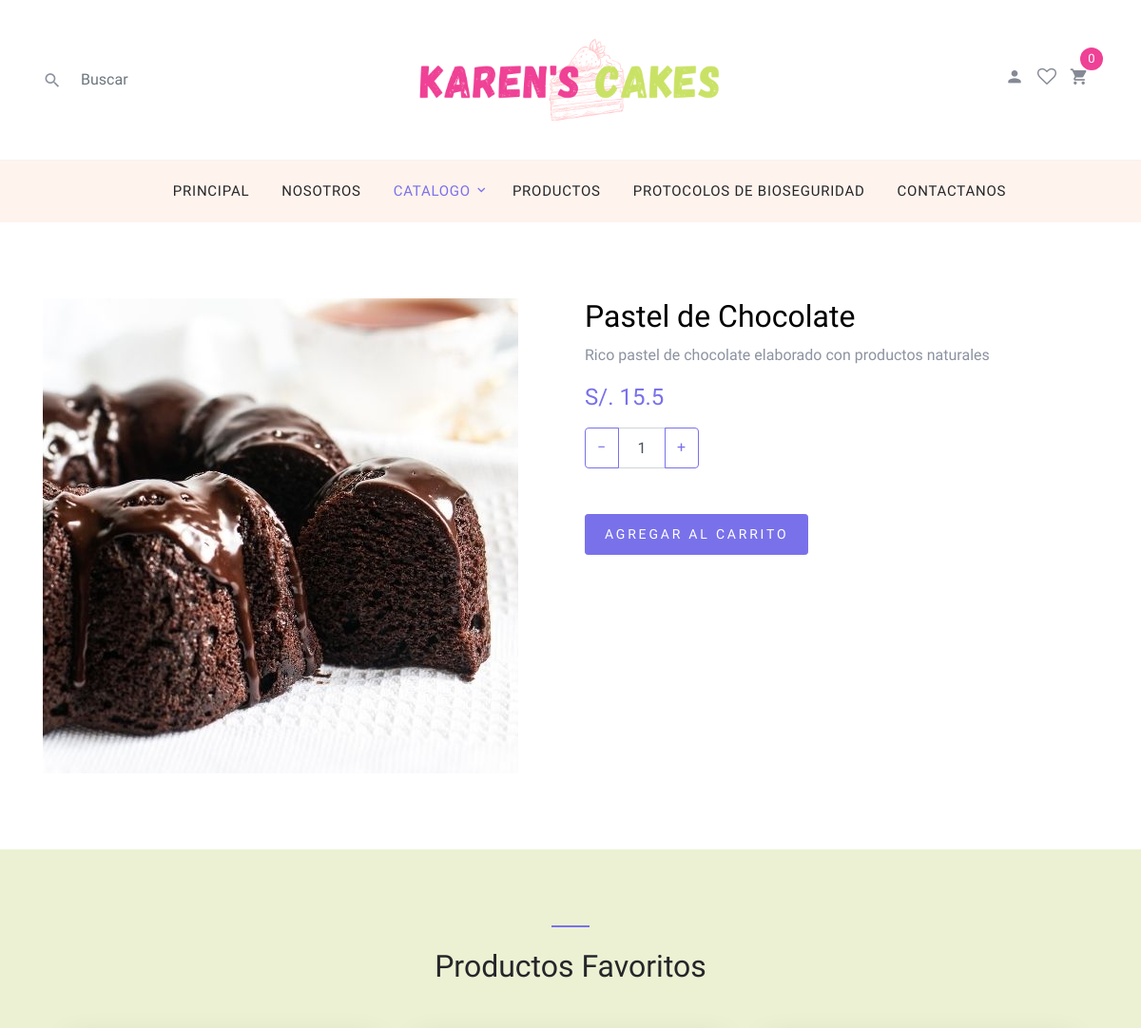
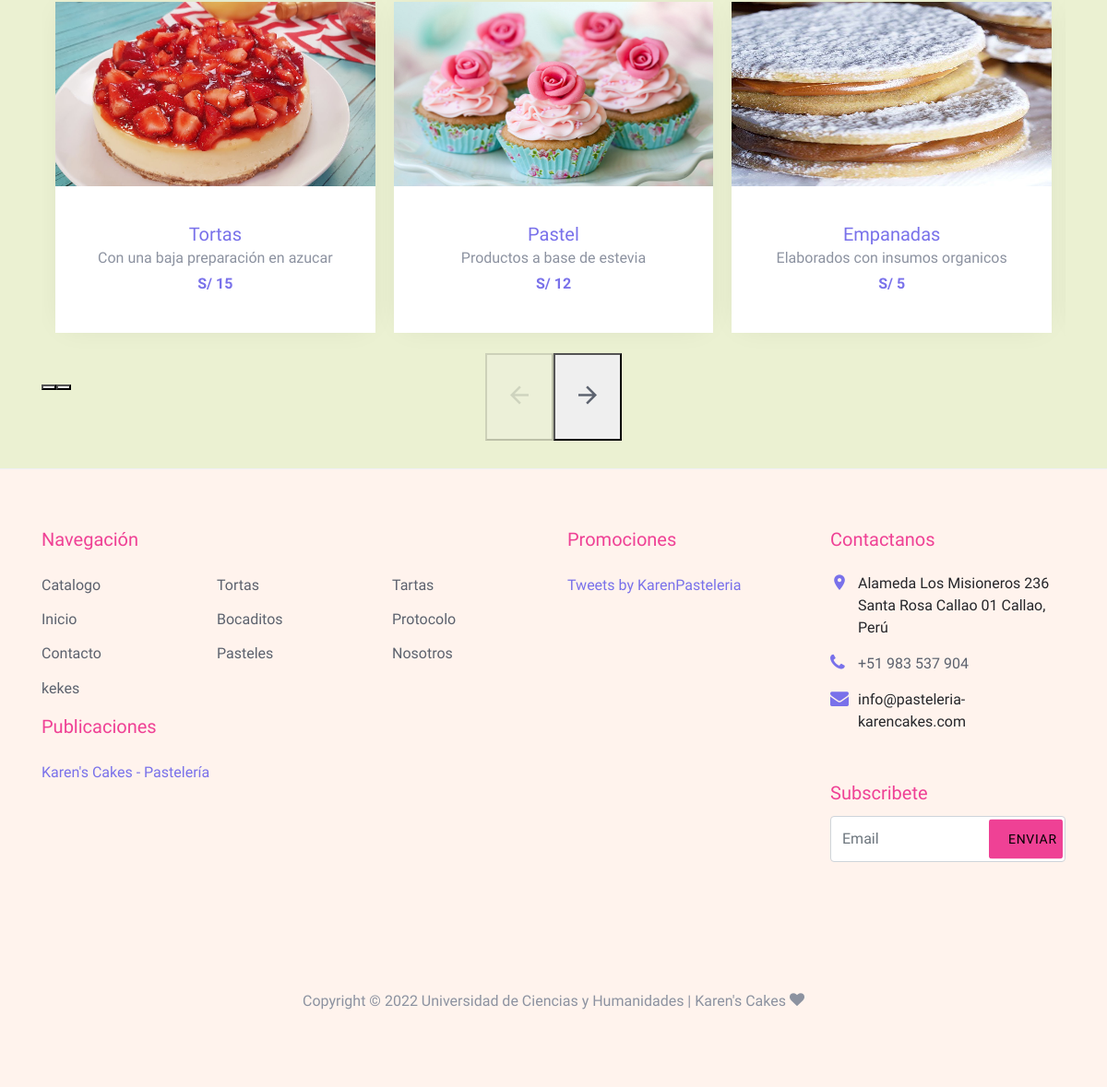
The app's page /shop-single.php?id=144 with its own data (2 pictures, top to bottom).
### tables this page shows
CREATE TABLE `productos` (
  `id` int(11) NOT NULL,
  `nombre` varchar(300) NOT NULL,
  `descripcion` varchar(500) NOT NULL,
  `precio` double NOT NULL,
  `imagen` varchar(200) NOT NULL,
  `inventario` int(11) NOT NULL,
  `id_categoria` int(11) NOT NULL
);

### shop-single.php (the view, shortened to what this page needs)
<?php
  include('./php/conexion.php');
  if( isset($_GET['id'])) {
    $resultado = $conexion ->query("select * from productos where id=".$_GET['id'])or die($conexion->error);
    if(mysqli_num_rows($resultado) > 0 ) {
      $fila = mysqli_fetch_row($resultado);
    } else {
      header("Location: ./index.php");
    }
  }else{
    header("Location: ./index.php");
  }
?>
<!DOCTYPE html>
<html lang="en">
  <head>
    <link rel="stylesheet" href="fonts/icomoon/style.css">
    <link rel="stylesheet" href="css/bootstrap.min.css">
    <link rel="stylesheet" href="css/magnific-popup.css">
    <link rel="stylesheet" href="css/jquery-ui.css">
    <link rel="stylesheet" href="css/owl.carousel.min.css">
    <link rel="stylesheet" href="css/owl.theme.default.min.css">
    <link rel="stylesheet" href="css/aos.css">
    <link rel="stylesheet" href="css/style.css">
  </head>
  <body>
  <?php include("./layouts/header.php"); ?>
  <div class="site-wrap">
    <div class="site-section">
      <div class="container">
        <div class="row">
          <div class="col-md-6">
            <img src="images/<?php echo $fila[4];?>" alt="<?php echo $fila[1];?>" class="img-fluid">
          </div>
          <div class="col-md-6">
            <h2 class="text-black"><?php echo $fila[1];?></h2>
            <p><?php echo $fila[2];?></p>
            <p><strong class="text-primary h4">S/. <?php echo $fila[3];?></strong></p>
            <div class="mb-5">
              <div class="input-group mb-3" style="max-width: 120px;">
              <div class="input-group-prepend">
                <button class="btn btn-outline-primary js-btn-minus" type="button">&minus;</button>
              </div>
              <input type="text" class="form-control text-center" value="1" placeholder="" aria-label="Example text with button addon" aria-describedby="button-addon1">
              <div class="input-group-append">
                <button class="btn btn-outline-primary js-btn-plus" type="button">&plus;</button>
              </div>
            </div>
            </div>
            <p><a href="cart.php?id=<?php echo $fila[0];?>" class="buy-now btn btn-sm btn-primary">Agregar al carrito</a></p>
          </div>
        </div>
      </div>
    </div>
    <div class="site-section block-3 site-blocks-2" style="background:#EBF1D2">
      <div class="container">
        <div class="row justify-content-center">
          <div class="col-md-7 site-section-heading text-center pt-4">
            <h2>Productos Favoritos</h2>
          </div>
        </div>
        <div class="row">
          <div class="col-md-12">
            <div class="nonloop-block-3 owl-carousel">
              <div class="item">
                <div class="block-4 text-center">
                  <figure class="block-4-image">
                    <img src="images/chees1.jpg" alt="Image placeholder" width="500" height="200">
                  </figure>
                  <div class="block-4-text p-4">
                    <h3><a href="#">Tortas</a></h3>
                    <p class="mb-0">Con una baja preparación en azucar</p>
                    <p class="text-primary font-weight-bold">S/ 15</p>
                  </div>
                </div>
              </div>
              <div class="item">
                <div class="block-4 text-center">
                  <figure class="block-4-image">
                    <img src="images/704.jpg" alt="Image placeholder" width="500" height="200">
                  </figure>
                  <div class="block-4-text p-4">
                    <h3><a href="#">Pastel</a></h3>
                    <p class="mb-0">Productos a base de estevia</p>
                    <p class="text-primary font-weight-bold">S/ 12</p>
                  </div>
                </div>
              </div>
              <div class="item">
                <div class="block-4 text-center">
                  <figure class="block-4-image">
                    <img src="images/bocadito1.jpg" alt="Image placeholder" width="500" height="200">
                  </figure>
                  <div class="block-4-text p-4">
                    <h3><a href="#">Empanadas</a></h3>
                    <p class="mb-0">Elaborados con insumos organicos</p>
                    <p class="text-primary font-weight-bold">S/ 5</p>
                  </div>
                </div>
              </div>
            </div>
          </div>
        </div>
      </div>
    </div>
    <?php include("./layouts/footer.php"); ?>
  </div>
  </body>
</html>

### css/style.css (style rules this page uses)
body { line-height: 1.7; color: #8c92a0; font-weight: 300; font-size: 16px; }
a { -webkit-transition: .3s all ease; -o-transition: .3s all ease; transition: .3s all ease; }
.text-black { color: #000; }
.site-wrap:before { -webkit-transition: .3s all ease-in-out; -o-transition: .3s all ease-in-out; transition: .3s all ease-in-out; background: rgba(0, 0, 0, 0.6); content: ""; position: absolute; z-index: 2000; top: 0; left: 0; right: 0; bottom: 0; opacity: 0; visibility: hidden; }
.btn { text-transform: uppercase; position: relative; -webkit-transition: 0.2s all ease-in-out !important; -o-transition: 0.2s all ease-in-out !important; transition: 0.2s all ease-in-out !important; top: 0; letter-spacing: .05em; }
.btn.btn-sm { font-size: 14px !important; padding: 10px 20px !important; }
.btn.btn-primary { font-size: 17px; font-weight: 300; letter-spacing: .2em; }
.form-control { height: 43px; }
.site-section { padding: 2.5em 0; }
@media (min-width: 768px) { .site-section { padding: 5em 0; } }
.site-section-heading { font-size: 30px; color: #25262a; position: relative; }
.site-section-heading:before { content: ""; left: 0%; top: 0; position: absolute; width: 40px; height: 2px; background: #7971ea; }
.site-section-heading.text-center:before { content: ""; left: 50%; top: 0; -webkit-transform: translateX(-50%); -ms-transform: translateX(-50%); transform: translateX(-50%); position: absolute; width: 40px; height: 2px; background: #7971ea; }
.block-4 { -webkit-box-shadow: 0 0 30px -10px rgba(0, 0, 0, 0.1); box-shadow: 0 0 30px -10px rgba(0, 0, 0, 0.1); background: #fff; }
.block-4 .block-4-text h3 { font-size: 20px; margin-bottom: 0; }
.block-4 .block-4-text h3 a { text-decoration: none; }

### records on screen
productos: imagen (picture), nombre "Pastel de Chocolate", descripcion "Rico pastel de chocolate elaborado con productos naturales", precio "15.5"
